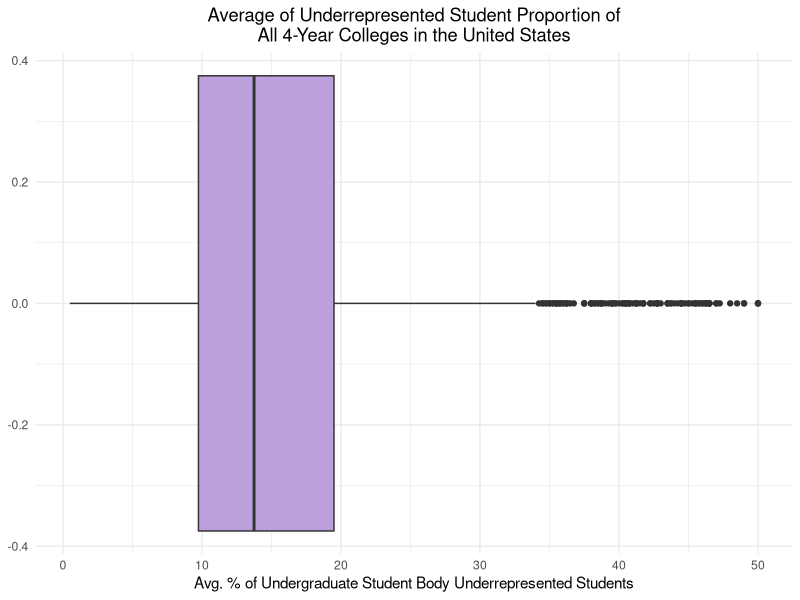
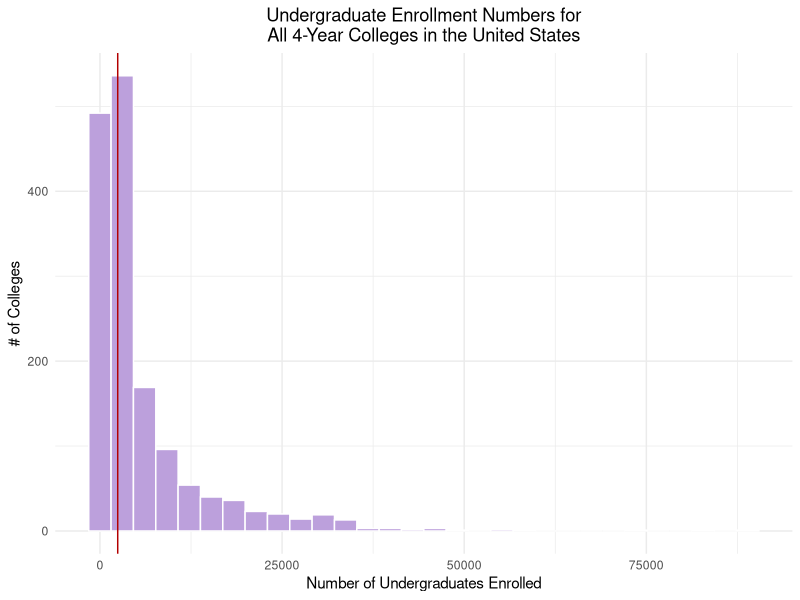
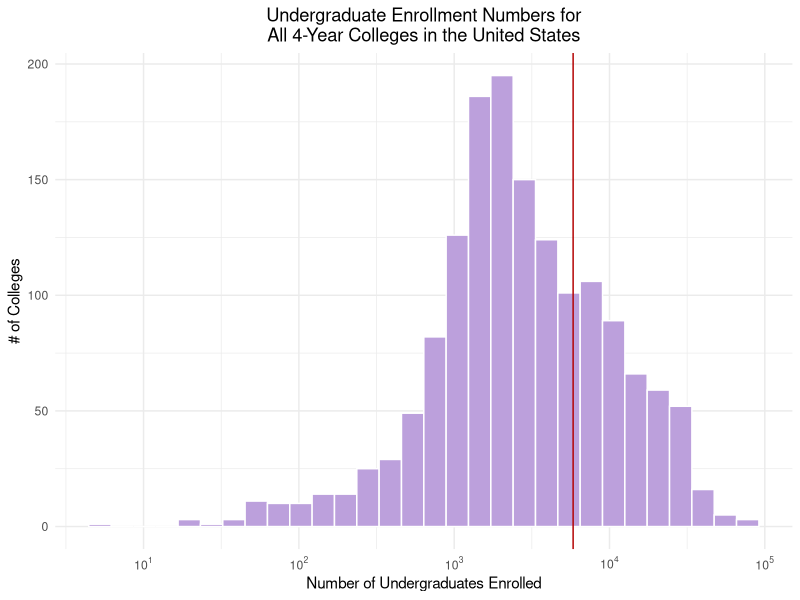
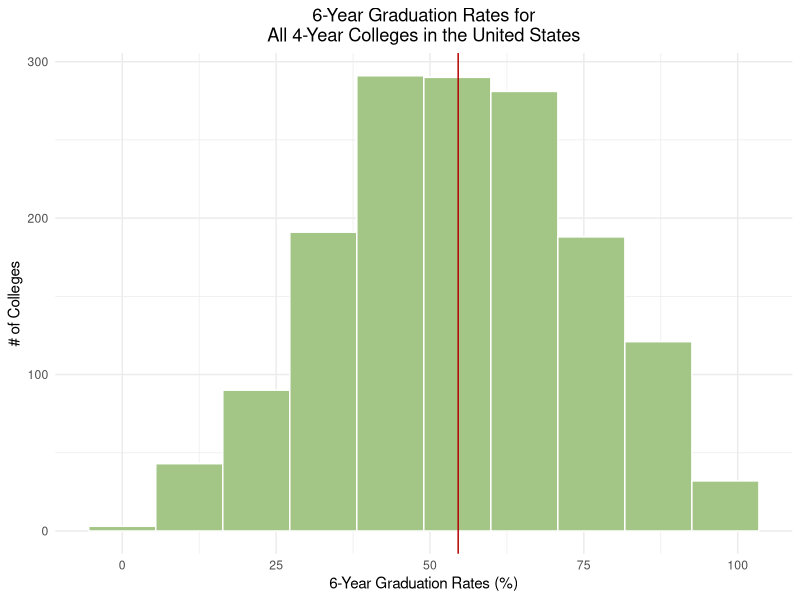
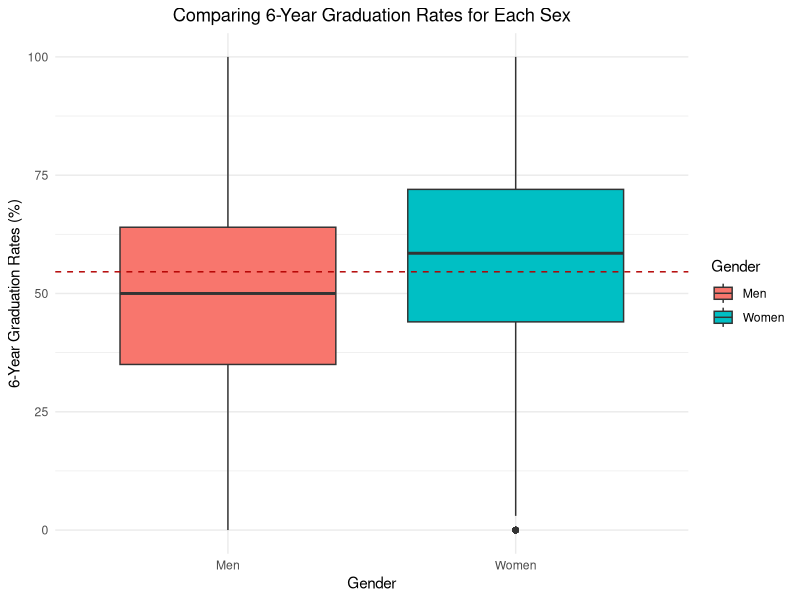
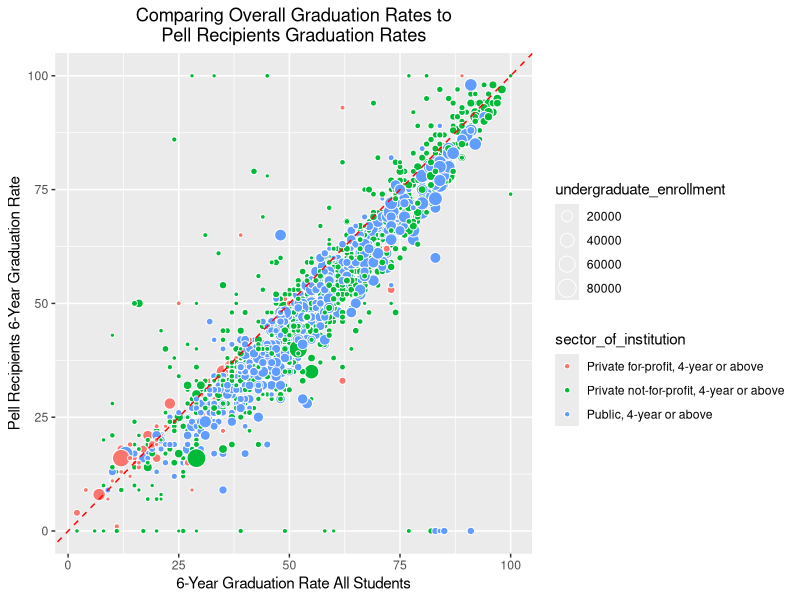
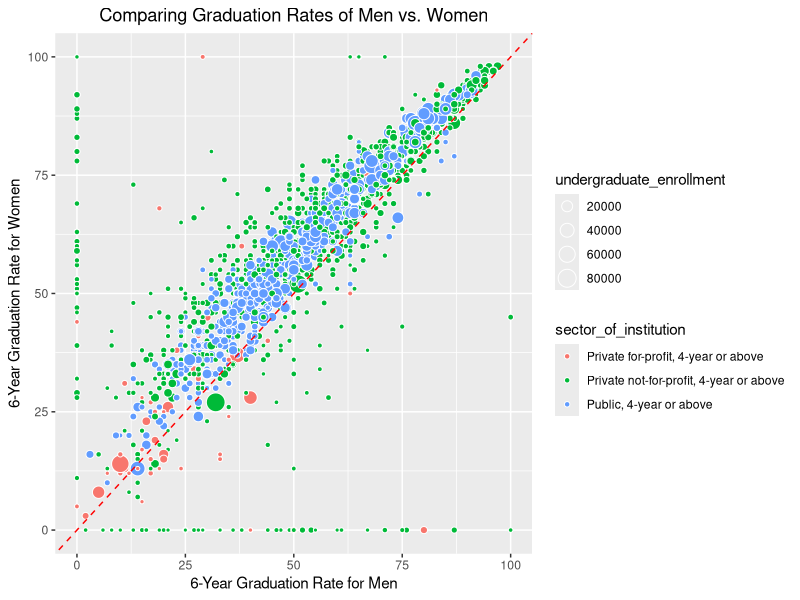
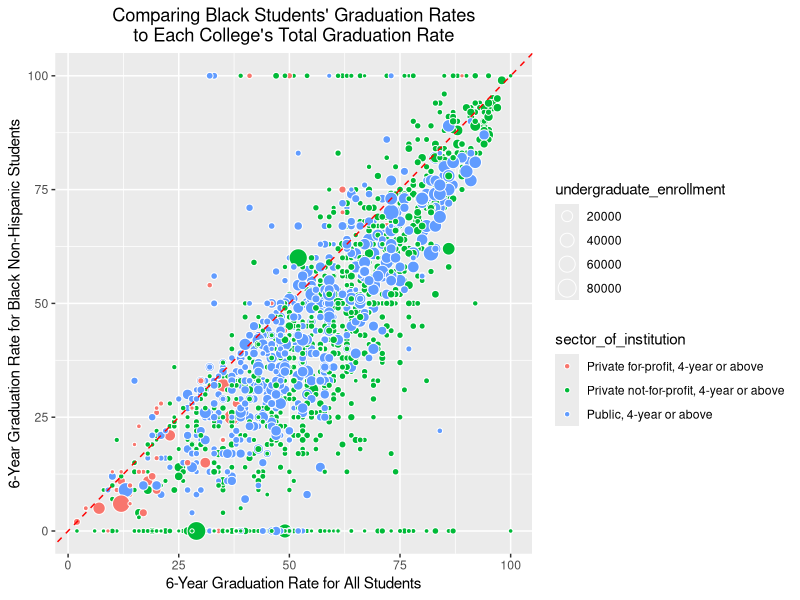

Generate these figures, in order, with R: (Note: this script raises an error after producing the figures.)
## ---- chunk 1
library(plyr)
library(tidyverse)
library(ggplot2)
library(gtools)

raw_df <- read.csv("../data/SY18-19_all_variables_Data.csv", check.names = FALSE)
df <- raw_df
value_mapping <- read.csv("../data/SY18-19_all_variables_ValueLabels.csv")

# convert the sector into the actual names
for (i in unique(value_mapping$VariableName)){
  temp_map_val <- value_mapping %>% subset(VariableName == i)
  df[[i]] <- mapvalues(df[[i]], from = temp_map_val$Value, to = temp_map_val$ValueLabel)
}

# clean up column names
colnames(df) <- gsub(" - ", "_", tolower(colnames(df)))
colnames(df) <- gsub("-|[[:space:]]+|/", "_", colnames(df))
colnames(df) <- gsub("\\(|\\)|\\:", "", colnames(df))
colnames(df) <- gsub("\\_(sfa1819|2018_19|drvgr2018|drvef2018|hd2018|2018_ef2018d|f1819|al2019|gasb_drvf2019|ic2018).*$", "", tolower(colnames(df)))
colnames(df) <- gsub("graduation_rate_bachelor_degree_within_6_years", "gradrate_ba_6yrs", colnames(df))

# combine the financial columns which were broken up for public and private schools into one
dupe_vals <- grep('value_of_endowment_assets_at_the_beginning_of_the_fiscal_year', colnames(df))
colnames(df)[dupe_vals[1]] <- 'value_of_endowment_assets_at_the_beginning_of_the_fiscal_year1'
colnames(df)[dupe_vals[2]] <- 'value_of_endowment_assets_at_the_beginning_of_the_fiscal_year2'

## ---- chunk 2
df$endowment_total <- ifelse(is.na(df$value_of_endowment_assets_at_the_beginning_of_the_fiscal_year1),
                             df$value_of_endowment_assets_at_the_beginning_of_the_fiscal_year2,
                             df$value_of_endowment_assets_at_the_beginning_of_the_fiscal_year1)
df$finances_spent_research <- ifelse(is.na(df$research_current_year_total),
                                     df$research_total_amount,
                                     df$research_current_year_total)
df$finances_spent_student_services <- ifelse(is.na(df$student_service_total_amount),
                                             df$student_services_current_year_total,
                                             df$student_service_total_amount)
df$finances_spent_public_service <- ifelse(is.na(df$public_service_current_year_total),
                                           df$public_service_total_amount,
                                           df$public_service_current_year_total)
df$finances_spent_academic_support <- ifelse(is.na(df$academic_support_current_year_total),
                                             df$academic_support_total_amount,
                                             df$academic_support_current_year_total)
df$finances_spent_instruction <- ifelse(is.na(df$instruction_current_year_total),
                                        df$instruction_total_amount,
                                        df$instruction_current_year_total)
df$revenue_total <- ifelse(is.na(df$total_revenues_and_investment_return_total),
                           df$total_all_revenues_and_other_additions,
                           df$total_revenues_and_investment_return_total)

drop_cols <- c('value_of_endowment_assets_at_the_beginning_of_the_fiscal_year1', 'value_of_endowment_assets_at_the_beginning_of_the_fiscal_year2', 'research_current_year_total', 'research_total_amount', 'student_service_total_amount', 'student_services_current_year_total', 'public_service_current_year_total', 'public_service_total_amount', 'academic_support_current_year_total', 'academic_support_total_amount', 'instruction_current_year_total', 'instruction_total_amount', 'total_revenues_and_investment_return_total', 'total_all_revenues_and_other_additions', '')

df <- df[, !(colnames(df) %in% drop_cols)]
## ---- chunk 3
# remove columns that have NA's
pre_df <- nrow(df)
print(paste("Total # of schools in dataset:", nrow(df)))

remove_any_nas <- c("undergraduate_enrollment",
                    "gradrate_ba_6yrs_total"
                    )

for (i in remove_any_nas){
  df <- df %>% subset(!(is.na(df[[i]]) | (df[[i]] == 0)))
}

# for each subgroup, if they have students from that group, they should also have a graduation rate
enroll_grad <- c("percent_of_undergraduate_enrollment_that_are_black_or_african_american" = "gradrate_ba_6yrs_black_non_hispanic",
                    "percent_of_undergraduate_enrollment_that_are_hispanic_latino" = "gradrate_ba_6yrs_hispanic",
                    "percent_of_undergraduate_enrollment_that_are_american_indian_or_alaska_native" = "gradrate_ba_6yrs_american_indian_or_alaska_native",
                    "percent_of_undergraduate_students_awarded_pell_grants" = "pell_grant_recipients_overall_graduation_rate_within_150_percent_of_normal_time"
                 )

for (i in names(enroll_grad)){
  df <- df %>% subset(ifelse(!is.na(df[[i]]) & (df[[i]] != 0),
                             !is.na(df[[enroll_grad[[i]]]]),
                             TRUE))
}


# remove any rows if they do not have *any* students from underrepresented groups
df <- df %>% mutate(across(where(is.numeric), ~replace_na(.x, 0))) %>% mutate(sum_subgroups = percent_of_undergraduate_enrollment_that_are_black_or_african_american + percent_of_undergraduate_enrollment_that_are_hispanic_latino + percent_of_undergraduate_students_awarded_pell_grants + percent_of_undergraduate_enrollment_that_are_american_indian_or_alaska_native)

# remove any schools where there are no underrepresented subgroups
df <- df %>% subset(sum_subgroups != 0)

# compute mean
df <- df %>% mutate(mean_subgroups = (percent_of_undergraduate_enrollment_that_are_black_or_african_american + percent_of_undergraduate_enrollment_that_are_hispanic_latino + percent_of_undergraduate_students_awarded_pell_grants + percent_of_undergraduate_enrollment_that_are_american_indian_or_alaska_native)/4)

# convert mean subgroups to quantiles
df <- df %>% mutate(diversity_quantiles = quantcut(df$mean_subgroups, q = 4, na.rm = TRUE))
df$diversity_quantiles <- mapvalues(df$diversity_quantiles,
                                    from = sort(unique(quantcut(df$mean_subgroups, q = 4, na.rm = TRUE))),
                                    to = paste("diversity quantile", 1:4))

# convert the sector into the actual names
for (i in unique(value_mapping$VariableName)){
  temp_map_val <- value_mapping %>% subset(VariableName == i)
  df[[i]] <- mapvalues(df[[i]], from = temp_map_val$Value, to = temp_map_val$ValueLabel)
}


paste("Removed", pre_df-nrow(df), "rows with missing undergraduate enrollment and graduation rates data.")
paste("Total # of schools for analysis:", nrow(df))

write.csv(df, "../data/all_data_merged_df(NEW).csv", row.names = FALSE)

## ---- chunk 4
# mean of underrepresneted group makeup of the populations size histogram
df %>% ggplot(aes(x=mean_subgroups)) + geom_boxplot(fill = "#bca0dc") + ggtitle("Average of Underrepresented Student Proportion of\nAll 4-Year Colleges in the United States") + xlab("Avg. % of Undergraduate Student Body Underrepresented Students") + theme_minimal() +  theme(plot.title = element_text(hjust = 0.5))

# geom_boxplot(aes(x=variable, y=value, fill=variable))

head(df %>% arrange(desc(sum_subgroups)) %>% select(institution_name, sum_subgroups))
## ---- chunk 5
# enrollemnt size histogram
df %>% ggplot(aes(x=undergraduate_enrollment)) + geom_histogram(position="stack", col = "white", fill = "#bca0dc") + ggtitle("Undergraduate Enrollment Numbers for\nAll 4-Year Colleges in the United States") + xlab("Number of Undergraduates Enrolled") + ylab("# of Colleges") + geom_vline(xintercept=median(df$undergraduate_enrollment), color='#b30000') + theme_minimal() +  theme(plot.title = element_text(hjust = 0.5))
## ---- chunk 6
# look into outliers
df %>% subset(undergraduate_enrollment > 40000) %>% select(institution_name, undergraduate_enrollment, all_programs_offered_completely_via_distance_education, percent_of_undergraduate_students_enrolled_exclusively_in_distance_education_courses) %>% arrange(desc(undergraduate_enrollment))
# found out that these are all online colleges. question - would we want to include entirely online colleges? we should at least pull in that data point
## ---- chunk 7
library(scales)
# redo histogram by taking log enrollment
df %>% ggplot(aes(x=undergraduate_enrollment)) + scale_x_log10(breaks = trans_breaks("log10", function(x) 10^x), labels = trans_format("log10", math_format(10^.x))) + geom_histogram(position="stack", col = "white", fill = "#bca0dc") + ggtitle("Undergraduate Enrollment Numbers for\nAll 4-Year Colleges in the United States") + xlab("Number of Undergraduates Enrolled") + ylab("# of Colleges") + geom_vline(xintercept=mean(df$undergraduate_enrollment), color='#b30000') + theme_minimal() +  theme(plot.title = element_text(hjust = 0.5))

## ---- chunk 8
# graduation rates histogram
df %>% ggplot(aes(x=gradrate_ba_6yrs_total)) + geom_histogram(position="stack", col = "white", fill = "#a3c585", bins = 10) + ggtitle("6-Year Graduation Rates for\nAll 4-Year Colleges in the United States") + xlab("6-Year Graduation Rates (%)") + ylab("# of Colleges") + geom_vline(xintercept=mean(df$gradrate_ba_6yrs_total), color='#b30000') + theme_minimal() +  theme(plot.title = element_text(hjust = 0.5))

## ---- chunk 9
# look out graduate rate outliers

df %>% subset(gradrate_ba_6yrs_total < 10) %>% select(institution_name, undergraduate_enrollment, sector_of_institution, institutional_category, gradrate_ba_6yrs_total, gradrate_ba_6yrs_black_non_hispanic, gradrate_ba_6yrs_white_non_hispanic)
## ---- chunk 10
library(reshape2)
library(ggplot2)

ggplot(melt(rename(df, Men = gradrate_ba_6yrs_men, Women = gradrate_ba_6yrs_women), id.vars = 'unitid', measure.vars = c('Men', 'Women'))) + geom_boxplot(aes(x=variable, y=value, fill=variable)) + ggtitle("Comparing 6-Year Graduation Rates for Each Sex")  + xlab("Gender") + ylab("6-Year Graduation Rates (%)") +  geom_hline(yintercept=mean(df$gradrate_ba_6yrs_total), color='#b30000', linetype ='dashed') + theme_minimal() +  theme(plot.title = element_text(hjust = 0.5)) + scale_fill_discrete(name = 'Gender')

## ---- chunk 11
# any points above the red dotted lines are schools where Pell-Grant recipients are graduating at *higher* rates than the general student body
# we added the dimension of school size to the mix and as you can see, majority of the schools where Pell-Grant recipients are graduating at much higher rates than the general student body are smaller sized schools
ggplot(df, aes(x=gradrate_ba_6yrs_total, y=pell_grant_recipients_overall_graduation_rate_within_150_percent_of_normal_time, color = sector_of_institution)) + 
  geom_point(aes(size=undergraduate_enrollment, fill = sector_of_institution), colour="white",pch=21) + geom_abline(intercept=0, slope=1, linetype='dashed', color='red') + labs(y='Pell Recipients 6-Year Graduation Rate', x='6-Year Graduation Rate All Students') + ggtitle("Comparing Overall Graduation Rates to\nPell Recipients Graduation Rates") + theme_gray() +  theme(plot.title = element_text(hjust = 0.5))

paste("There are", sum(df$pell_grant_recipients_overall_graduation_rate_within_150_percent_of_normal_time > df$gradrate_ba_6yrs_total), "schools where Pell-Grant recipients graduate at higher rates than that school's overall population.")
## ---- chunk 12
# any points above the red dotted lines are schools where women graduate at higher rates than men
ggplot(df, aes(y=gradrate_ba_6yrs_women, x=gradrate_ba_6yrs_men, color = sector_of_institution)) + 
  geom_point(aes(size=undergraduate_enrollment, fill = sector_of_institution), colour="white",pch=21) + geom_abline(intercept=0, slope=1, linetype='dashed', color='red') + labs(x='6-Year Graduation Rate for Men', y='6-Year Graduation Rate for Women') + ggtitle("Comparing Graduation Rates of Men vs. Women") + theme_gray() +  theme(plot.title = element_text(hjust = 0.5))

## ---- chunk 13
# any points above the red dotted lines are schools where black students graduate at higher rates than white students
ggplot(df, aes(y=gradrate_ba_6yrs_black_non_hispanic, x=gradrate_ba_6yrs_total)) + 
  geom_point(aes(size=undergraduate_enrollment, fill = sector_of_institution), colour="white", pch=21) + geom_abline(intercept=0, slope=1, linetype='dashed', color='red') + labs(x='6-Year Graduation Rate for All Students', y='6-Year Graduation Rate for Black Non-Hispanic Students') + ggtitle("Comparing Black Students' Graduation Rates\nto Each College's Total Graduation Rate") + theme_gray() +  theme(plot.title = element_text(hjust = 0.5))

paste("There are", sum(df$gradrate_ba_6yrs_black_non_hispanic > df$gradrate_ba_6yrs_total), "schools where Black students graduate at higher rates than White students.")

## ---- chunk 14
# any points above the red dotted lines are schools where hispanic students graduate at higher rates than white students
ggplot(df, aes(y=gradrate_ba_6yrs_hispanic, x=gradrate_ba_6yrs_total, color = sector_of_institution)) + 
  geom_point(aes(size=undergraduate_enrollment, fill = sector_of_institution), colour="white",pch=21) + geom_abline(intercept=0, slope=1, linetype='dashed', color='red') + labs(x='6-Year Graduation Rate for All Students', y='6-Year Graduation Rate for Hispanic Students') + ggtitle("Comparing Hispanic Students' Graduation Rates\nto Each College's Total Graduation Rate") + theme_gray() +  theme(plot.title = element_text(hjust = 0.5))

paste("There are", sum(df$gradrate_ba_6yrs_hispanic > df$gradrate_ba_6yrs_total), "schools where Hispanic/Latinx students graduate at higher rates than White students.")

## ---- chunk 15

hist(df$gradrate_ba_6yrs_american_indian_or_alaska_native)
print(sum(!is.na(df$gradrate_ba_6yrs_american_indian_or_alaska_native)))

# any points above the red dotted lines are schools where hispanic students graduate at higher rates than white students
ggplot(df, aes(y=gradrate_ba_6yrs_american_indian_or_alaska_native, x=gradrate_ba_6yrs_white_non_hispanic, color = sector_of_institution)) + 
  geom_point(aes(size=undergraduate_enrollment, fill = sector_of_institution), colour="white",pch=21) + geom_abline(intercept=0, slope=1, linetype='dashed', color='red') + labs(x='6-Year Graduation Rate for White Non-Hispanic Students', y='6-Year Graduation Rate for American Indian or Alaska Native (%)') + ggtitle("Comparing Graduation Rates of White and Native American Students (%)") + theme_gray() +  theme(plot.title = element_text(hjust = 0.5))


paste("There are", sum(df$gradrate_ba_6yrs_american_indian_or_alaska_native > df$gradrate_ba_6yrs_total), "schools where Native American students graduate at higher rates than White students.")


## ---- chunk 16
# create a diversity metric
df %>% ggplot(aes(x=sum_subgroups)) + geom_histogram(position="stack", col = "white", fill = "#a3c585", bins = 5) + ggtitle("Distribution of Diversity Metric") + xlab("Sum of Underrepresented Groups") + ylab("# of Colleges") + geom_vline(xintercept=median(df$sum_subgroups), color='#b30000') + theme_minimal() +  theme(plot.title = element_text(hjust = 0.5))


# get the distribution of grad rate avg. for all underrepresented subgroups
df %>% ggplot(aes(x=avg_grad_rate_underrepresented_students)) + geom_histogram(position="stack", col = "white", fill = "#a3c585", bins = 10) + ggtitle("Avg. 6-Year Graduation Rates for\nAll Underrepresented SubGroups") + xlab("6-Year Graduation Rates (%)") + ylab("# of Colleges") + geom_vline(xintercept=mean(df$avg_grad_rate_underrepresented_students), color='#b30000') + theme_minimal() +  theme(plot.title = element_text(hjust = 0.5))

# get the average graduation rate for black, hispanic, and pell-reciepients 
df$avg_grad_rate_underrepresented_students <- rowMeans(df[, c('gradrate_ba_6yrs_black_non_hispanic', 'gradrate_ba_6yrs_hispanic', 'pell_grant_recipients_overall_graduation_rate_within_150_percent_of_normal_time')])

# get the distribution of grad rate avg. for all underrepresented subgroups
df %>% ggplot(aes(x=avg_grad_rate_underrepresented_students)) + geom_histogram(position="stack", col = "white", fill = "#a3c585", bins = 10) + ggtitle("Avg. 6-Year Graduation Rates for\nAll Underrepresented SubGroups") + xlab("6-Year Graduation Rates (%)") + ylab("# of Colleges") + geom_vline(xintercept=mean(df$avg_grad_rate_underrepresented_students), color='#b30000') + theme_minimal() +  theme(plot.title = element_text(hjust = 0.5))

## ---- chunk 17
# dependent 
